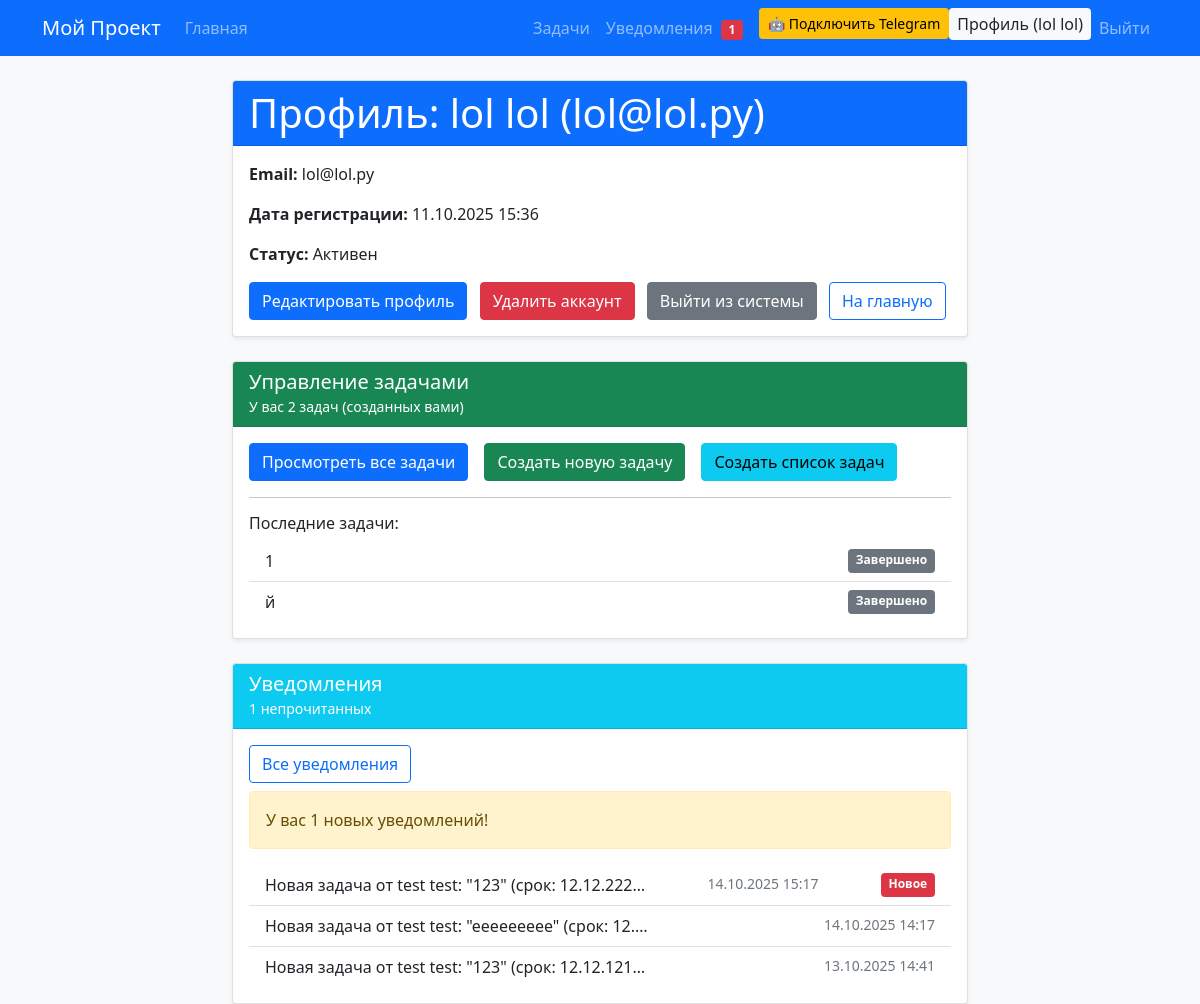
The app's page /users/profile/ (signed in) with its own data.
### users/models.py (models this page shows, shortened)
class MyUser(AbstractBaseUser, PermissionsMixin):
    first_name = models.CharField(max_length=50, verbose_name="Имя")
    last_name = models.CharField(max_length=50, verbose_name='Фамилия')
    middle_name = models.CharField(max_length=50, blank=True, null=True, verbose_name="Отчество")
    email = models.EmailField(unique=True, verbose_name="Email")
    is_staff = models.BooleanField(default=False, verbose_name="Статус персонала")
    is_active = models.BooleanField(default=True, verbose_name="Активен")
    date_joined = models.DateTimeField(default=timezone.now, verbose_name="Дата регистрации")
    deleted_at = models.DateTimeField(null=True, blank=True, verbose_name="Дата удаления")
    USERNAME_FIELD = 'email'
    REQUIRED_FIELDS = ['first_name', 'last_name']
    objects = UserManager()
    class Meta:
        verbose_name = "Пользователь"
        verbose_name_plural = "Пользователи"
        ordering = ['last_name', 'first_name']
    def get_full_name(self):
        full_name = f"{self.first_name} {self.last_name}"
        if self.middle_name:
            full_name += f" {self.middle_name}"
        return full_name.strip()

### tasks/models.py (models this page shows, shortened)
class Task(models.Model):
    STATUS_CHOICES = [
        ('pending', 'В ожидании'),
        ('in_progress', 'В работе'),
        ('completed', 'Завершено'),
    ]
    list = models.ForeignKey(TaskList, on_delete=models.CASCADE, related_name='tasks', verbose_name="Список")
    title = models.CharField(max_length=200, verbose_name="Название задачи")
    description = models.TextField(blank=True, verbose_name="Описание")
    assignee = models.ForeignKey(User, on_delete=models.SET_NULL, null=True, blank=True, related_name='assigned_tasks', verbose_name="Исполнитель")
    due_date = models.DateTimeField(null=True, blank=True, verbose_name="Срок выполнения")
    status = models.CharField(max_length=20, choices=STATUS_CHOICES, default='pending')
    created_by = models.ForeignKey(User, on_delete=models.CASCADE, related_name='created_tasks')
    created_at = models.DateTimeField(auto_now_add=True)
    updated_at = models.DateTimeField(auto_now=True)
    class Meta:
        verbose_name = "Задача"
        verbose_name_plural = "Задачи"
        ordering = ['-created_at']

class Notification(models.Model):
    user = models.ForeignKey(User, on_delete=models.CASCADE, related_name='notifications')
    message = models.TextField(verbose_name="Сообщение")
    created_at = models.DateTimeField(auto_now_add=True, verbose_name="Дата создания")
    is_read = models.BooleanField(default=False, verbose_name="Прочитано")
    class Meta:
        verbose_name = "Уведомление"
        verbose_name_plural = "Уведомления"
        ordering = ['-created_at']

### users/views.py (the view)
# urls.py: path('profile/', views.profile, name='profile'),
@login_required
def profile(request):
    user = request.user
    recent_tasks = Task.objects.filter(created_by=request.user)[:5]
    total_tasks = Task.objects.filter(created_by=request.user).count()
    unread_count = Notification.objects.filter(user=request.user, is_read=False).count()
    recent_notifications = Notification.objects.filter(user=request.user)[:3]
    return render(request, 'users/profile.html', {
        'user': user,
        'recent_tasks': recent_tasks,
        'total_tasks': total_tasks,
        'unread_count': unread_count,
        'recent_notifications': recent_notifications,
    })

### users/context_processors.py (called while the page is built)
def unread_notifications_context(request):
    if request.user.is_authenticated:
        unread_count = Notification.objects.filter(user=request.user, is_read=False).count()
        return {'unread_count': unread_count}
    return {'unread_count': 0}

### templates/users/profile.html (shortened to what this page needs)
{% extends 'base.html' %}
{% block content %}
    <div class="row justify-content-center">
        <div class="col-md-8">
            <div class="card shadow-sm">
                <div class="card-header bg-primary text-white">
                    <h1 class="mb-0">Профиль: {{ user.get_full_name|default:user.email }} ({{ user.email }})</h1>
                </div>
                <div class="card-body">
                    <p><strong>Email:</strong> {{ user.email }}</p>
                    <p><strong>Дата регистрации:</strong> {{ user.date_joined|date:"d.m.Y H:i" }}</p>
                    <p><strong>Статус:</strong> {% if user.is_active %}Активен{% else %}Удалён{% endif %}</p>
                    <div class="d-grid gap-2 d-md-block">
                        <a href="{% url 'users:profile_update' %}" class="btn btn-primary me-md-2">Редактировать профиль</a>
                        <a href="{% url 'users:profile_delete' %}"
                           class="btn btn-danger me-md-2"
                           onclick="return confirm('Вы уверены? Удаление аккаунта необратимо!');">
                           Удалить аккаунт
                        </a>
                        <a href="{% url 'users:logout' %}" class="btn btn-secondary me-md-2">Выйти из системы</a>
                        <a href="{% url 'users:home' %}" class="btn btn-outline-primary">На главную</a>
                    </div>
                </div>
            </div>
        </div>
    </div>
    <div class="row justify-content-center mt-4">
        <div class="col-md-8">
            <div class="card shadow-sm">
                <div class="card-header bg-success text-white">
                    <h5 class="mb-0">Управление задачами</h5>
                    <small>У вас {{ total_tasks|default:0 }} задач (созданных вами)</small>
                </div>
                <div class="card-body">
                    <div class="d-grid gap-2 d-md-flex justify-content-md-start">
                        <a href="{% url 'tasks:task_list' %}" class="btn btn-primary me-md-2">Просмотреть все задачи</a>
                        <a href="{% url 'tasks:create_task' %}" class="btn btn-success me-md-2">Создать новую задачу</a>
                        <a href="{% url 'tasks:create_list' %}" class="btn btn-info">Создать список задач</a>
                    </div>
                    {% if recent_tasks %}
                        <hr class="my-3">
                        <h6>Последние задачи:</h6>
                        <ul class="list-group list-group-flush">
                            {% for task in recent_tasks %}
                                <li class="list-group-item d-flex justify-content-between">
                                    {{ task.title }}
                                    <span class="badge bg-secondary">{{ task.get_status_display }}</span>
                                </li>
                            {% endfor %}
                        </ul>
                    {% else %}
                        <div class="alert alert-info mt-3">
                            Нет задач. <a href="{% url 'tasks:create_task' %}">Создайте первую!</a>
                        </div>
                    {% endif %}
                </div>
            </div>
        </div>
    </div>
    <div class="row justify-content-center mt-4">
        <div class="col-md-8">
            <div class="card shadow-sm">
                <div class="card-header bg-info text-white">
                    <h5 class="mb-0">Уведомления</h5>
                    <small>{{ unread_count }} непрочитанных</small>
                </div>
                <div class="card-body">
                    <a href="{% url 'users:notifications' %}" class="btn btn-outline-primary mb-2">Все уведомления</a>
                    {% if unread_count > 0 %}
                        <div class="alert alert-warning">
                            У вас {{ unread_count }} новых уведомлений!
                        </div>
                    {% endif %}
                    {% if recent_notifications %}
                        <ul class="list-group list-group-flush">
                            {% for notif in recent_notifications %}
                                <li class="list-group-item d-flex justify-content-between">
                                    <span>{{ notif.message|truncatechars:50 }}</span>
                                    <small class="text-muted">{{ notif.created_at|date:"d.m.Y H:i" }}</small>
                                    {% if not notif.is_read %}
                                        <span class="badge bg-danger">Новое</span>
                                    {% endif %}
                                </li>
                            {% endfor %}
                        </ul>
                    {% else %}
                        <p class="text-muted">Нет уведомлений.</p>
                    {% endif %}
                </div>
            </div>
        </div>
    </div>
{% endblock %}

### templates/base.html (shortened to what this page needs)
<!DOCTYPE html>
{% load static %}
<html lang="ru">
<head>
    <link href="https://cdn.jsdelivr.net/npm/bootstrap@5.1.3/dist/css/bootstrap.min.css" rel="stylesheet">
    <link rel="stylesheet" href="{% static 'css/style.css' %}">
</head>
<body class="bg-light">
    <nav class="navbar navbar-expand-lg navbar-dark bg-primary">
        <div class="container">
            <a class="navbar-brand" href="{% url 'users:home' %}">Мой Проект</a>
            <div class="collapse navbar-collapse" id="navbarNav">
                <ul class="navbar-nav me-auto">
                    <li class="nav-item">
                        <a class="nav-link {% if request.resolver_match.view_name == 'users:home' or request.path == '/' %}active bg-light text-dark rounded px-2 py-1{% endif %}"
                           href="{% url 'users:home' %}">Главная</a>
                    </li>
                </ul>
                <ul class="navbar-nav ms-auto">
                    {% if user.is_authenticated %}
                        <li class="nav-item">
                            <a class="nav-link {% if request.resolver_match.namespace == 'tasks' %}active bg-light text-dark rounded px-2 py-1{% endif %}"
                               href="{% url 'tasks:task_list' %}">Задачи</a>
                        </li>
                        <li class="nav-item">
                            <a class="nav-link {% if request.resolver_match.view_name == 'users:notifications' %}active bg-light text-dark rounded px-2 py-1{% endif %}"
                               href="{% url 'users:notifications' %}" id="notifications-link">
                                Уведомления
                                {% if unread_count > 0 %}
                                    <span class="badge bg-danger ms-1">{{ unread_count }}</span>
                                {% endif %}
                            </a>
                        </li>
                        <li class="nav-item">
                            <button class="btn btn-warning btn-sm ms-2" data-bs-toggle="modal" data-bs-target="#telegramModal">
                                🤖 Подключить Telegram
                            </button>
                        </li>
                        <li class="nav-item">
                            <a class="nav-link {% if request.resolver_match.view_name == 'users:profile' or request.resolver_match.view_name == 'users:profile_update' or request.resolver_match.view_name == 'users:profile_delete' %}active bg-light text-dark rounded px-2 py-1{% endif %}"
                               href="{% url 'users:profile' %}">Профиль ({{ user.get_full_name|default:user.email }})</a>
                        </li>
                        <li class="nav-item">
                            <a class="nav-link" href="{% url 'users:logout' %}">Выйти</a>
                        </li>
                    {% endif %}
                </ul>
            </div>
        </div>
    </nav>
    <div class="container mt-4">
        {% block content %}
        {% endblock %}
    </div>
</body>
</html>

### records on screen
MyUser: get_full_name "lol lol", email "lol@lol.py", date_joined "11.10.2025 15:36"
Task: title "1", status "Завершено"
Task: title "й", status "Завершено"
Notification: message "Новая задача от test test: \"123\" (срок: 12.12.222…", created_at "14.10.2025 15:17", is_read "Новое"
Notification: message "Новая задача от test test: \"eeeeeeeee\" (срок: 12.…", created_at "14.10.2025 14:17"
Notification: message "Новая задача от test test: \"123\" (срок: 12.12.121…", created_at "13.10.2025 14:41"

### other values on screen
{{ unread_count }} "1"
{{ total_tasks|default:0 }} "2"
